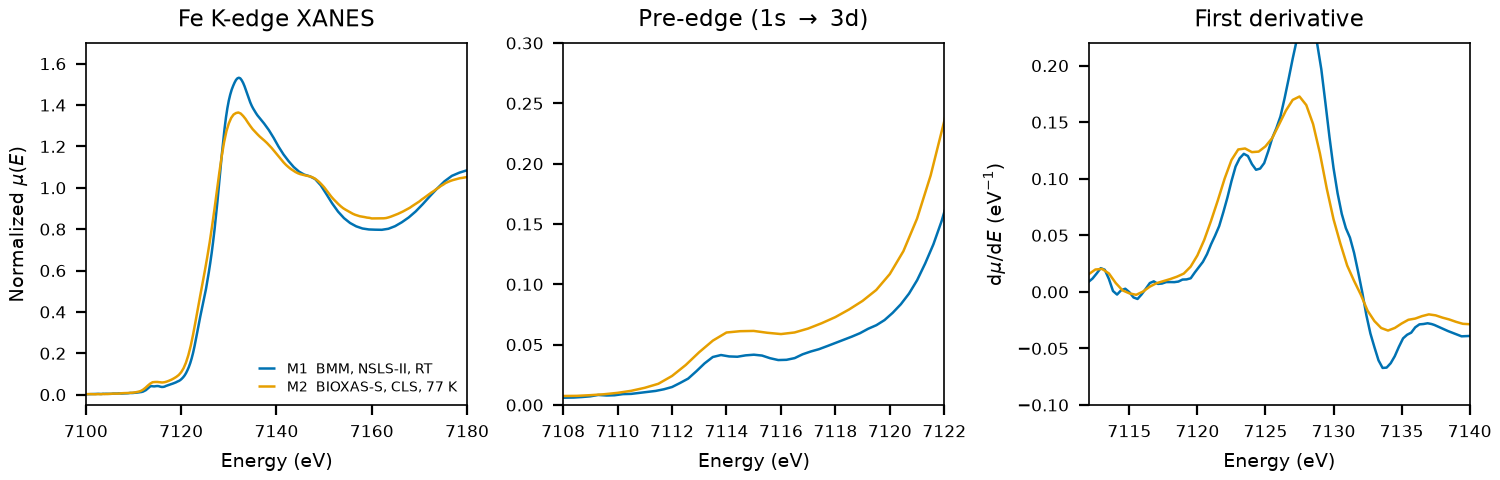

The script that saved this image:
"""Plot the experimental Fe K-edge spectra of lepidocrocite in this folder.

Run from this directory. The output replaces spectra_comparison.png, which the
README links to.
"""

import matplotlib.pyplot as plt
import numpy as np
from larch import Group
from larch.xafs import pre_edge

OUTPUT = "spectra_comparison.png"

MEASUREMENTS = [
    ("M1  BMM, NSLS-II, RT", "NIST/Fe-Lepidocrocite.xdi", {"ratio": (4, 5), "ref_ratio": (5, 6)}, "#0072B2"),
    ("M2  BIOXAS-S, CLS, 77 K", "XASDB/Lepidocrocite_id49zit3.dat", {"ratio": (1, 2), "ref_ratio": (2, 3)}, "#E69F00"),
]

FE_K_EDGE = 7112.0
PRE_EDGE_DEFAULTS = {"pre1": -150, "pre2": -30, "norm1": 150, "norm2": 950, "nnorm": 2, "nvict": 2}


def normalized(path, ratio=None, ref_ratio=None):
    """Return a larch group with the normalized spectrum read from path."""
    data = np.loadtxt(path, comments="#")
    energy = data[:, 0]
    mu = np.log(data[:, ratio[0]] / data[:, ratio[1]])

    if ref_ratio is not None:
        ref_mu = np.log(data[:, ref_ratio[0]] / data[:, ref_ratio[1]])
        ref_group = Group(energy=energy.copy(), mu=ref_mu)
        pre_edge(ref_group)
        eshift = FE_K_EDGE - ref_group.e0
        energy = energy + eshift

    group = Group(energy=energy, mu=mu)
    pre_edge(group, **PRE_EDGE_DEFAULTS)
    return group


def main():
    plt.rcParams.update({"font.size": 7, "axes.linewidth": 0.6})
    fig, axes = plt.subplots(1, 3, figsize=(7.5, 2.4), constrained_layout=True)

    for label, path, kwargs, color in MEASUREMENTS:
        group = normalized(path, **kwargs)
        derivative = np.gradient(group.flat, group.energy)
        axes[0].plot(group.energy, group.flat, color=color, lw=0.9, label=label)
        axes[1].plot(group.energy, group.flat, color=color, lw=0.9)
        axes[2].plot(group.energy, derivative, color=color, lw=0.9)

    axes[0].set(
        xlim=(7100, 7180),
        ylim=(-0.05, 1.7),
        title="Fe K-edge XANES",
        ylabel=r"Normalized $\mu(E)$",
    )
    axes[1].set(
        xlim=(7108, 7122),
        ylim=(0, 0.30),
        title=r"Pre-edge (1s $\rightarrow$ 3d)",
    )
    axes[2].set(
        xlim=(7112, 7140),
        ylim=(-0.10, 0.22),
        title="First derivative",
        ylabel=r"d$\mu$/d$E$ (eV$^{-1}$)",
    )
    for ax in axes:
        ax.set_xlabel("Energy (eV)")
        ax.tick_params(labelsize=6)

    axes[0].legend(
        loc="lower right",
        fontsize=5.2,
        frameon=False,
        handlelength=1.2,
        borderpad=0.2,
        labelspacing=0.25,
    )
    fig.savefig(OUTPUT, dpi=200)
    print(f"wrote {OUTPUT}")


if __name__ == "__main__":
    main()
